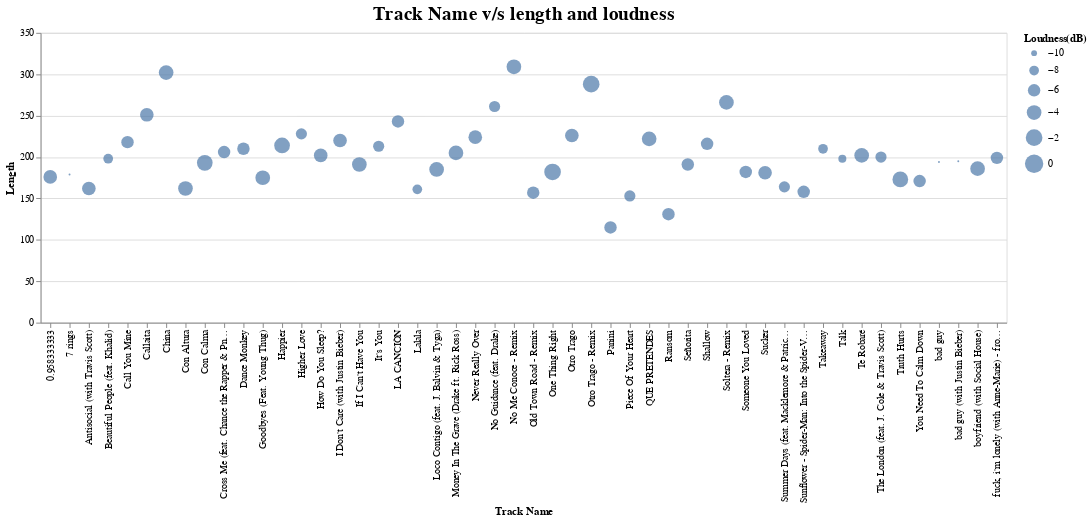

Source (notebook cell):
### Markdown cell above
### TASK 2: Show the relationship between each song and it's length along with the loudness of each song using bubble plot.

### Code cell
# Table Bubble plot between track name and its length with loudness

alt.Chart(spotify).mark_circle().encode(        # mark_circle displays a scatter plot with filled circles
    x='Track Name',
    y='Length',
    size='Loudness(dB)'  # Loudness values shown with different bubble sizes
).properties(
    title='Track Name v/s length and loudness'
).configure_title(  # chart title configuration
    fontSize=20,
    font='Courier',
    anchor='middle',
    color='black'
)

### Figure 1 — Vega-Lite specification as saved in the notebook (floating-point values rounded to 4 significant figures)
{"config": {"view": {"continuousWidth": 400, "continuousHeight": 300}, "title": {"anchor": "middle", "color": "black", "font": "Courier", "fontSize": 20}}, "data": {"name": "data-459581acc2e1a9d92f0d76b9145d00c9"}, "mark": "circle", "encoding": {"size": {"type": "quantitative", "field": "Loudness(dB)"}, "x": {"type": "nominal", "field": "Track Name"}, "y": {"type": "quantitative", "field": "Length"}}, "title": "Track Name v/s length and loudness", "$schema": "https://vega.github.io/schema/vega-lite/v4.0.2.json", "datasets": {"data-459581acc2e1a9d92f0d76b9145d00c9": [{"Track ID": 1, "Track Name": "Señorita", "Artist Name": "Shawn Mendes", "Genre": "canadian pop", "Beats per min": 117, "Energy": 55, "Danceability": 76, "Loudness(dB)": -6, "Liveness": 8, "Valence": 75, "Length": 191, "Acousticness": 4, "Speechiness": 3, "Popularity": 79}, {"Track ID": 2, "Track Name": "China", "Artist Name": "Anuel AA", "Genre": "reggaeton flow", "Beats per min": 105, "Energy": 81, "Danceability": 79, "Loudness(dB)": -4, "Liveness": 8, "Valence": 61, "Length": 302, "Acousticness": 8, "Speechiness": 9, "Popularity": 92}, {"Track ID": 3, "Track Name": "boyfriend (with Social House)", "Artist Name": "Ariana Grande", "Genre": "dance pop", "Beats per min": 190, "Energy": 80, "Danceability": 40, "Loudness(dB)": -4, "Liveness": 16, "Valence": 70, "Length": 186, "Acousticness": 12, "Speechiness": 46, "Popularity": 85}, {"Track ID": 4, "Track Name": "Beautiful People (feat. Khalid)", "Artist Name": "Ed Sheeran", "Genre": "pop", "Beats per min": 93, "Energy": 65, "Danceability": 64, "Loudness(dB)": -8, "Liveness": 8, "Valence": 55, "Length": 198, "Acousticness": 12, "Speechiness": 19, "Popularity": 86}, {"Track ID": 5, "Track Name": "Goodbyes (Feat. Young Thug)", "Artist Name": "Post Malone", "Genre": "dfw rap", "Beats per min": 150, "Energy": 65, "Danceability": 58, "Loudness(dB)": -4, "Liveness": 11, "Valence": 18, "Length": 175, "Acousticness": 45, "Speechiness": 7, "Popularity": 94}, {"Track ID": 6, "Track Name": "I Don't Care (with Justin Bieber)", "Artist Name": "Ed Sheeran", "Genre": "pop", "Beats per min": 102, "Energy": 68, "Danceability": 80, "Loudness(dB)": -5, "Liveness": 9, "Valence": 84, "Length": 220, "Acousticness": 9, "Speechiness": 4, "Popularity": 84}, {"Track ID": 7, "Track Name": "Ransom", "Artist Name": "Lil Tecca", "Genre": "trap music", "Beats per min": 180, "Energy": 64, "Danceability": 75, "Loudness(dB)": -6, "Liveness": 7, "Valence": 23, "Length": 131, "Acousticness": 2, "Speechiness": 29, "Popularity": 92}, {"Track ID": 8, "Track Name": "How Do You Sleep?", "Artist Name": "Sam Smith", "Genre": "pop", "Beats per min": 111, "Energy": 68, "Danceability": 48, "Loudness(dB)": -5, "Liveness": 8, "Valence": 35, "Length": 202, "Acousticness": 15, "Speechiness": 9, "Popularity": 90}, {"Track ID": 9, "Track Name": "Old Town Road - Remix", "Artist Name": "Lil Nas X", "Genre": "country rap", "Beats per min": 136, "Energy": 62, "Danceability": 88, "Loudness(dB)": -6, "Liveness": 11, "Valence": 64, "Length": 157, "Acousticness": 5, "Speechiness": 10, "Popularity": 87}, {"Track ID": 10, "Track Name": "bad guy", "Artist Name": "Billie Eilish", "Genre": "electropop", "Beats per min": 135, "Energy": 43, "Danceability": 70, "Loudness(dB)": -11, "Liveness": 10, "Valence": 56, "Length": 194, "Acousticness": 33, "Speechiness": 38, "Popularity": 95}, {"Track ID": 11, "Track Name": "Callaita", "Artist Name": "Bad Bunny", "Genre": "reggaeton", "Beats per min": 176, "Energy": 62, "Danceability": 61, "Loudness(dB)": -5, "Liveness": 24, "Valence": 24, "Length": 251, "Acousticness": 60, "Speechiness": 31, "Popularity": 93}, {"Track ID": 12, "Track Name": "Loco Contigo (feat. J. Balvin & Tyga)", "Artist Name": "DJ Snake", "Genre": "dance pop", "Beats per min": 96, "Energy": 71, "Danceability": 82, "Loudness(dB)": -4, "Liveness": 15, "Valence": 38, "Length": 185, "Acousticness": 28, "Speechiness": 7, "Popularity": 86}, {"Track ID": 13, "Track Name": "Someone You Loved", "Artist Name": "Lewis Capaldi", "Genre": "pop", "Beats per min": 110, "Energy": 41, "Danceability": 50, "Loudness(dB)": -6, "Liveness": 11, "Valence": 45, "Length": 182, "Acousticness": 75, "Speechiness": 3, "Popularity": 88}, {"Track ID": 14, "Track Name": "Otro Trago - Remix", "Artist Name": "Sech", "Genre": "panamanian pop", "Beats per min": 176, "Energy": 79, "Danceability": 73, "Loudness(dB)": -2, "Liveness": 6, "Valence": 76, "Length": 288, "Acousticness": 7, "Speechiness": 20, "Popularity": 87}, {"Track ID": 15, "Track Name": "Money In The Grave (Drake ft. Rick Ross)", "Artist Name": "Drake", "Genre": "canadian hip hop", "Beats per min": 101, "Energy": 50, "Danceability": 83, "Loudness(dB)": -4, "Liveness": 12, "Valence": 10, "Length": 205, "Acousticness": 10, "Speechiness": 5, "Popularity": 92}, {"Track ID": 16, "Track Name": "No Guidance (feat. Drake)", "Artist Name": "Chris Brown", "Genre": "dance pop", "Beats per min": 93, "Energy": 45, "Danceability": 70, "Loudness(dB)": -7, "Liveness": 16, "Valence": 14, "Length": 261, "Acousticness": 12, "Speechiness": 15, "Popularity": 82}, {"Track ID": 17, "Track Name": "LA CANCIÓN", "Artist Name": "J Balvin", "Genre": "latin", "Beats per min": 176, "Energy": 65, "Danceability": 75, "Loudness(dB)": -6, "Liveness": 11, "Valence": 43, "Length": 243, "Acousticness": 15, "Speechiness": 32, "Popularity": 90}, {"Track ID": 18, "Track Name": "Sunflower - Spider-Man: Into the Spider-Verse", "Artist Name": "Post Malone", "Genre": "dfw rap", "Beats per min": 90, "Energy": 48, "Danceability": 76, "Loudness(dB)": -6, "Liveness": 7, "Valence": 91, "Length": 158, "Acousticness": 56, "Speechiness": 5, "Popularity": 91}, {"Track ID": 19, "Track Name": "Lalala", "Artist Name": "Y2K", "Genre": "canadian hip hop", "Beats per min": 130, "Energy": 39, "Danceability": 84, "Loudness(dB)": -8, "Liveness": 14, "Valence": 50, "Length": 161, "Acousticness": 18, "Speechiness": 8, "Popularity": 88}, {"Track ID": 20, "Track Name": "Truth Hurts", "Artist Name": "Lizzo", "Genre": "escape room", "Beats per min": 158, "Energy": 62, "Danceability": 72, "Loudness(dB)": -3, "Liveness": 12, "Valence": 41, "Length": 173, "Acousticness": 11, "Speechiness": 11, "Popularity": 91}, {"Track ID": 21, "Track Name": "Piece Of Your Heart", "Artist Name": "MEDUZA", "Genre": "pop house", "Beats per min": 124, "Energy": 74, "Danceability": 68, "Loudness(dB)": -7, "Liveness": 7, "Valence": 63, "Length": 153, "Acousticness": 4, "Speechiness": 3, "Popularity": 91}, {"Track ID": 22, "Track Name": "Panini", "Artist Name": "Lil Nas X", "Genre": "country rap", "Beats per min": 154, "Energy": 59, "Danceability": 70, "Loudness(dB)": -6, "Liveness": 12, "Valence": 48, "Length": 115, "Acousticness": 34, "Speechiness": 8, "Popularity": 91}, {"Track ID": 23, "Track Name": "No Me Conoce - Remix", "Artist Name": "Jhay Cortez", "Genre": "reggaeton flow", "Beats per min": 92, "Energy": 79, "Danceability": 81, "Loudness(dB)": -4, "Liveness": 9, "Valence": 58, "Length": 309, "Acousticness": 14, "Speechiness": 7, "Popularity": 83}, {"Track ID": 24, "Track Name": "Soltera - Remix", "Artist Name": "Lunay", "Genre": "latin", "Beats per min": 92, "Energy": 78, "Danceability": 80, "Loudness(dB)": -4, "Liveness": 44, "Valence": 80, "Length": 266, "Acousticness": 36, "Speechiness": 4, "Popularity": 91}, {"Track ID": 25, "Track Name": "bad guy (with Justin Bieber)", "Artist Name": "Billie Eilish", "Genre": "electropop", "Beats per min": 135, "Energy": 45, "Danceability": 67, "Loudness(dB)": -11, "Liveness": 12, "Valence": 68, "Length": 195, "Acousticness": 25, "Speechiness": 30, "Popularity": 89}, {"Track ID": 26, "Track Name": "If I Can't Have You", "Artist Name": "Shawn Mendes", "Genre": "canadian pop", "Beats per min": 124, "Energy": 82, "Danceability": 69, "Loudness(dB)": -4, "Liveness": 13, "Valence": 87, "Length": 191, "Acousticness": 49, "Speechiness": 6, "Popularity": 70}, {"Track ID": 27, "Track Name": "Dance Monkey", "Artist Name": "Tones and I", "Genre": "australian pop", "Beats per min": 98, "Energy": 59, "Danceability": 82, "Loudness(dB)": -6, "Liveness": 18, "Valence": 54, "Length": 210, "Acousticness": 69, "Speechiness": 10, "Popularity": 83}, {"Track ID": 28, "Track Name": "It's You", "Artist Name": "Ali Gatie", "Genre": "canadian hip hop", "Beats per min": 96, "Energy": 46, "Danceability": 73, "Loudness(dB)": -7, "Liveness": 19, "Valence": 40, "Length": 213, "Acousticness": 37, "Speechiness": 3, "Popularity": 89}, {"Track ID": 29, "Track Name": "Con Calma", "Artist Name": "Daddy Yankee", "Genre": "latin", "Beats per min": 94, "Energy": 86, "Danceability": 74, "Loudness(dB)": -3, "Liveness": 6, "Valence": 66, "Length": 193, "Acousticness": 11, "Speechiness": 6, "Popularity": 91}, {"Track ID": 30, "Track Name": "QUE PRETENDES", "Artist Name": "J Balvin", "Genre": "latin", "Beats per min": 93, "Energy": 79, "Danceability": 64, "Loudness(dB)": -4, "Liveness": 36, "Valence": 94, "Length": 222, "Acousticness": 3, "Speechiness": 25, "Popularity": 89}, {"Track ID": 31, "Track Name": "Takeaway", "Artist Name": "The Chainsmokers", "Genre": "edm", "Beats per min": 85, "Energy": 51, "Danceability": 29, "Loudness(dB)": -8, "Liveness": 10, "Valence": 36, "Length": 210, "Acousticness": 12, "Speechiness": 4, "Popularity": 84}, {"Track ID": 32, "Track Name": "7 rings", "Artist Name": "Ariana Grande", "Genre": "dance pop", "Beats per min": 140, "Energy": 32, "Danceability": 78, "Loudness(dB)": -11, "Liveness": 9, "Valence": 33, "Length": 179, "Acousticness": 59, "Speechiness": 33, "Popularity": 89}, {"Track ID": 33, "Track Name": "0.958333333", "Artist Name": "Maluma", "Genre": "reggaeton", "Beats per min": 96, "Energy": 71, "Danceability": 78, "Loudness(dB)": -5, "Liveness": 9, "Valence": 68, "Length": 176, "Acousticness": 22, "Speechiness": 28, "Popularity": 89}, {"Track ID": 34, "Track Name": "The London (feat. J. Cole & Travis Scott)", "Artist Name": "Young Thug", "Genre": "atl hip hop", "Beats per min": 98, "Energy": 59, "Danceability": 80, "Loudness(dB)": -7, "Liveness": 13, "Valence": 18, "Length": 200, "Acousticness": 2, "Speechiness": 15, "Popularity": 89}, {"Track ID": 35, "Track Name": "Never Really Over", "Artist Name": "Katy Perry", "Genre": "dance pop", "Beats per min": 100, "Energy": 88, "Danceability": 77, "Loudness(dB)": -5, "Liveness": 32, "Valence": 39, "Length": 224, "Acousticness": 19, "Speechiness": 6, "Popularity": 89}, {"Track ID": 36, "Track Name": "Summer Days (feat. Macklemore & Patrick Stump of Fall Out Boy)", "Artist Name": "Martin Garrix", "Genre": "big room", "Beats per min": 114, "Energy": 72, "Danceability": 66, "Loudness(dB)": -7, "Liveness": 14, "Valence": 32, "Length": 164, "Acousticness": 18, "Speechiness": 6, "Popularity": 89}, {"Track ID": 37, "Track Name": "Otro Trago", "Artist Name": "Sech", "Genre": "panamanian pop", "Beats per min": 176, "Energy": 70, "Danceability": 75, "Loudness(dB)": -5, "Liveness": 11, "Valence": 62, "Length": 226, "Acousticness": 14, "Speechiness": 34, "Popularity": 91}, {"Track ID": 38, "Track Name": "Antisocial (with Travis Scott)", "Artist Name": "Ed Sheeran", "Genre": "pop", "Beats per min": 152, "Energy": 82, "Danceability": 72, "Loudness(dB)": -5, "Liveness": 36, "Valence": 91, "Length": 162, "Acousticness": 13, "Speechiness": 5, "Popularity": 87}, {"Track ID": 39, "Track Name": "Sucker", "Artist Name": "Jonas Brothers", "Genre": "boy band", "Beats per min": 138, "Energy": 73, "Danceability": 84, "Loudness(dB)": -5, "Liveness": 11, "Valence": 95, "Length": 181, "Acousticness": 4, "Speechiness": 6, "Popularity": 80}, {"Track ID": 40, "Track Name": "fuck, i'm lonely (with Anne-Marie) - from “13 Reasons Why: Season 3”", "Artist Name": "Lauv", "Genre": "dance pop", "Beats per min": 95, "Energy": 56, "Danceability": 81, "Loudness(dB)": -6, "Liveness": 6, "Valence": 68, "Length": 199, "Acousticness": 48, "Speechiness": 7, "Popularity": 78}, {"Track ID": 41, "Track Name": "Higher Love", "Artist Name": "Kygo", "Genre": "edm", "Beats per min": 104, "Energy": 68, "Danceability": 69, "Loudness(dB)": -7, "Liveness": 10, "Valence": 40, "Length": 228, "Acousticness": 2, "Speechiness": 3, "Popularity": 88}, {"Track ID": 42, "Track Name": "You Need To Calm Down", "Artist Name": "Taylor Swift", "Genre": "dance pop", "Beats per min": 85, "Energy": 68, "Danceability": 77, "Loudness(dB)": -6, "Liveness": 7, "Valence": 73, "Length": 171, "Acousticness": 1, "Speechiness": 5, "Popularity": 90}, {"Track ID": 43, "Track Name": "Shallow", "Artist Name": "Lady Gaga", "Genre": "dance pop", "Beats per min": 96, "Energy": 39, "Danceability": 57, "Loudness(dB)": -6, "Liveness": 23, "Valence": 32, "Length": 216, "Acousticness": 37, "Speechiness": 3, "Popularity": 87}, {"Track ID": 44, "Track Name": "Talk", "Artist Name": "Khalid", "Genre": "pop", "Beats per min": 136, "Energy": 40, "Danceability": 90, "Loudness(dB)": -9, "Liveness": 6, "Valence": 35, "Length": 198, "Acousticness": 5, "Speechiness": 13, "Popularity": 84}, {"Track ID": 45, "Track Name": "Con Altura", "Artist Name": "ROSALÍA", "Genre": "r&b en espanol", "Beats per min": 98, "Energy": 69, "Danceability": 88, "Loudness(dB)": -4, "Liveness": 5, "Valence": 75, "Length": 162, "Acousticness": 39, "Speechiness": 12, "Popularity": 88}, {"Track ID": 46, "Track Name": "One Thing Right", "Artist Name": "Marshmello", "Genre": "brostep", "Beats per min": 88, "Energy": 62, "Danceability": 66, "Loudness(dB)": -2, "Liveness": 58, "Valence": 44, "Length": 182, "Acousticness": 7, "Speechiness": 5, "Popularity": 88}, {"Track ID": 47, "Track Name": "Te Robaré", "Artist Name": "Nicky Jam", "Genre": "latin", "Beats per min": 176, "Energy": 75, "Danceability": 67, "Loudness(dB)": -4, "Liveness": 8, "Valence": 80, "Length": 202, "Acousticness": 24, "Speechiness": 6, "Popularity": 88}, {"Track ID": 48, "Track Name": "Happier", "Artist Name": "Marshmello", "Genre": "brostep", "Beats per min": 100, "Energy": 79, "Danceability": 69, "Loudness(dB)": -3, "Liveness": 17, "Valence": 67, "Length": 214, "Acousticness": 19, "Speechiness": 5, "Popularity": 88}, {"Track ID": 49, "Track Name": "Call You Mine", "Artist Name": "The Chainsmokers", "Genre": "edm", "Beats per min": 104, "Energy": 70, "Danceability": 59, "Loudness(dB)": -6, "Liveness": 41, "Valence": 50, "Length": 218, "Acousticness": 23, "Speechiness": 3, "Popularity": 88}, {"Track ID": 50, "Track Name": "Cross Me (feat. Chance the Rapper & PnB Rock)", "Artist Name": "Ed Sheeran", "Genre": "pop", "Beats per min": 95, "Energy": 79, "Danceability": 75, "Loudness(dB)": -6, "Liveness": 7, "Valence": 61, "Length": 206, "Acousticness": 21, "Speechiness": 12, "Popularity": 82}]}}
